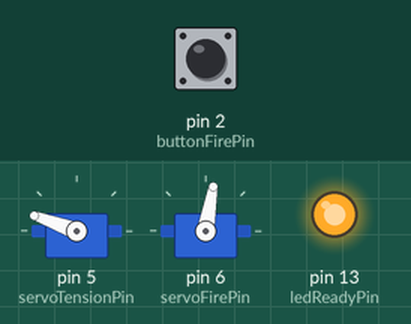
A sketch run on a simulated Arduino Uno, built with avr-gcc and run on an emulated ATmega328P. Parts: 2 × servo, output pins drawn as LEDs (lit = HIGH). Inputs (shaded band) come from the test bench; at power-on: pin 2 (buttonFirePin) LOW.

Above: at 1.2 s.
1.3 s: pin 2 (buttonFirePin) pulled HIGH for 0.15 s
At 2.6 s:
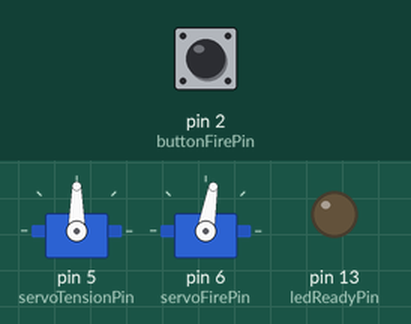
4.4 s: pin 2 (buttonFirePin) pulled HIGH for 1 s
At 7.5 s:
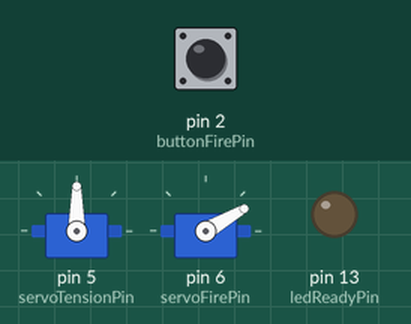
8.4 s: pin 2 (buttonFirePin) pulled HIGH for 3.2 s
At 13.6 s:
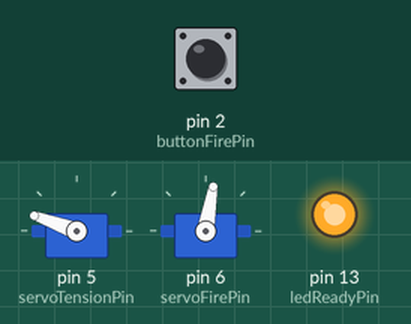
Timing chart, 0 to 15.1 s (numbered marks = the images above; inputs shaded):
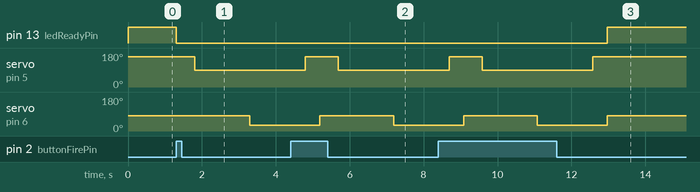

The sketch:

ArduinoCatapult.ino
```cpp
/*
 * Arduino Catapult
 * By Nathan Johnson and Christopher Busch
 * Teacher: Mrs. Warning
 * GCI Discover E - Engineering Session 3
 */

#include <Servo.h>

Servo servoTension;
Servo servoFire;

int servoTensionPin = 5;
int servoFirePin = 6;
int potTensionPin = 0;
int buttonFirePin = 2;
int ledReadyPin = 13;
bool fireReady = true;

void setup() {
  servoTension.attach(servoTensionPin);
  servoFire.attach(servoFirePin);
  pinMode(buttonFirePin, INPUT);
  pinMode(ledReadyPin, OUTPUT);
  releaseTension();
  closeFireServo();
  readyLightOn();
}

void loop() {
  if (digitalRead(buttonFirePin) == HIGH) {
    fireCatapult();
  }
}

void resetCatapult() {
  fireReady = false;
  readyLightOff();
  openFireServo();
  delay(500);
  releaseTension();
  delay(390);
  closeFireServo();
  readyLightOn();
  fireReady = true;
}

void fireCatapult() {

  if (!fireReady) return;

  fireReady = false;
  readyLightOff();

  delay(500);

  /*int val;
    val = analogRead(potTension);     // reads the value of the potentiometer
    val = map(val, 1023, 0, 0, 220);  // scale it to servo range*/
  servoTension.write(90);

  delay(1500);
  openFireServo();

  delay(1000);
  resetCatapult();
}

void openFireServo() {
  servoFire.write(30);
}
void closeFireServo() {
  servoFire.write(80);
}

void readyLightOff() {
  digitalWrite(ledReadyPin, LOW);
}
void readyLightOn() {
  digitalWrite(ledReadyPin, HIGH);
}

void releaseTension() {
  servoTension.write(160);
}
```

Measured:
- after the input at 1.3 s, pin 13 (ledReadyPin): HIGH → LOW at once; servo on pin 5 (servoTensionPin): 160° → 90° after 0.50 s; servo on pin 6 (servoFirePin): 80° → 30° after 2.0 s
- after the input at 4.4 s, pin 13 (ledReadyPin): stays LOW (without the input it goes to HIGH after 0.79 s)
- after the input at 8.4 s, pin 13 (ledReadyPin): LOW → HIGH after 4.6 s instead of 0.68 s
